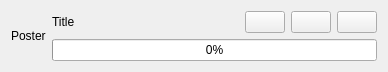
<?xml version="1.0" encoding="UTF-8"?>
<ui version="4.0">
 <class>SeriesEntry</class>
 <widget class="QWidget" name="SeriesEntry">
  <property name="geometry">
   <rect>
    <x>0</x>
    <y>0</y>
    <width>388</width>
    <height>68</height>
   </rect>
  </property>
  <property name="windowTitle">
   <string>Form</string>
  </property>
  <layout class="QHBoxLayout" name="horizontalLayout">
   <item>
    <widget class="QLabel" name="poster">
     <property name="text">
      <string>Poster</string>
     </property>
    </widget>
   </item>
   <item>
    <layout class="QVBoxLayout" name="verticalLayout">
     <item>
      <layout class="QHBoxLayout" name="horizontalLayout_2">
       <item>
        <widget class="QLabel" name="title">
         <property name="text">
          <string>Title</string>
         </property>
         <property name="wordWrap">
          <bool>true</bool>
         </property>
        </widget>
       </item>
       <item>
        <spacer name="horizontalSpacer">
         <property name="orientation">
          <enum>Qt::Horizontal</enum>
         </property>
         <property name="sizeHint" stdset="0">
          <size>
           <width>40</width>
           <height>20</height>
          </size>
         </property>
        </spacer>
       </item>
       <item>
        <widget class="QPushButton" name="download">
         <property name="text">
          <string/>
         </property>
         <property name="icon">
          <iconset theme="application-x-bittorrent">
           <normaloff/>
          </iconset>
         </property>
        </widget>
       </item>
       <item>
        <widget class="QPushButton" name="stopButton">
         <property name="text">
          <string/>
         </property>
         <property name="icon">
          <iconset theme="stop">
           <normaloff/>
          </iconset>
         </property>
        </widget>
       </item>
       <item>
        <widget class="QPushButton" name="openButton">
         <property name="text">
          <string/>
         </property>
         <property name="icon">
          <iconset theme="player_play">
           <normaloff/>
          </iconset>
         </property>
        </widget>
       </item>
      </layout>
     </item>
     <item>
      <widget class="QProgressBar" name="progress">
       <property name="value">
        <number>0</number>
       </property>
      </widget>
     </item>
    </layout>
   </item>
  </layout>
 </widget>
 <resources/>
 <connections/>
</ui>
